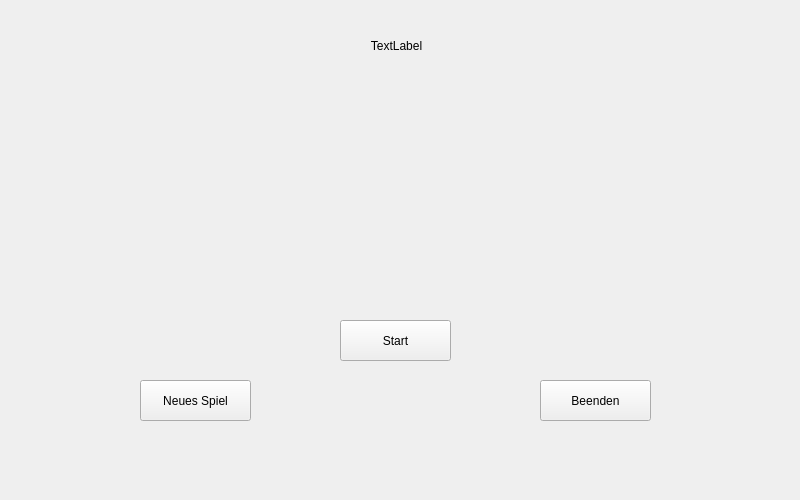
<?xml version="1.0" encoding="UTF-8"?>
<ui version="4.0">
 <class>endview</class>
 <widget class="QWidget" name="endview">
  <property name="geometry">
   <rect>
    <x>0</x>
    <y>0</y>
    <width>800</width>
    <height>500</height>
   </rect>
  </property>
  <property name="windowTitle">
   <string>Form</string>
  </property>
  <widget class="QPushButton" name="newGameButton">
   <property name="geometry">
    <rect>
     <x>140</x>
     <y>380</y>
     <width>111</width>
     <height>41</height>
    </rect>
   </property>
   <property name="text">
    <string>Neues Spiel</string>
   </property>
  </widget>
  <widget class="QPushButton" name="startButton">
   <property name="geometry">
    <rect>
     <x>340</x>
     <y>320</y>
     <width>111</width>
     <height>41</height>
    </rect>
   </property>
   <property name="text">
    <string>Start</string>
   </property>
  </widget>
  <widget class="QPushButton" name="exitButton">
   <property name="geometry">
    <rect>
     <x>540</x>
     <y>380</y>
     <width>111</width>
     <height>41</height>
    </rect>
   </property>
   <property name="text">
    <string>Beenden</string>
   </property>
  </widget>
  <widget class="QLabel" name="endText">
   <property name="geometry">
    <rect>
     <x>216</x>
     <y>20</y>
     <width>361</width>
     <height>51</height>
    </rect>
   </property>
   <property name="text">
    <string>TextLabel</string>
   </property>
   <property name="alignment">
    <set>Qt::AlignCenter</set>
   </property>
  </widget>
 </widget>
 <resources/>
 <connections/>
</ui>
